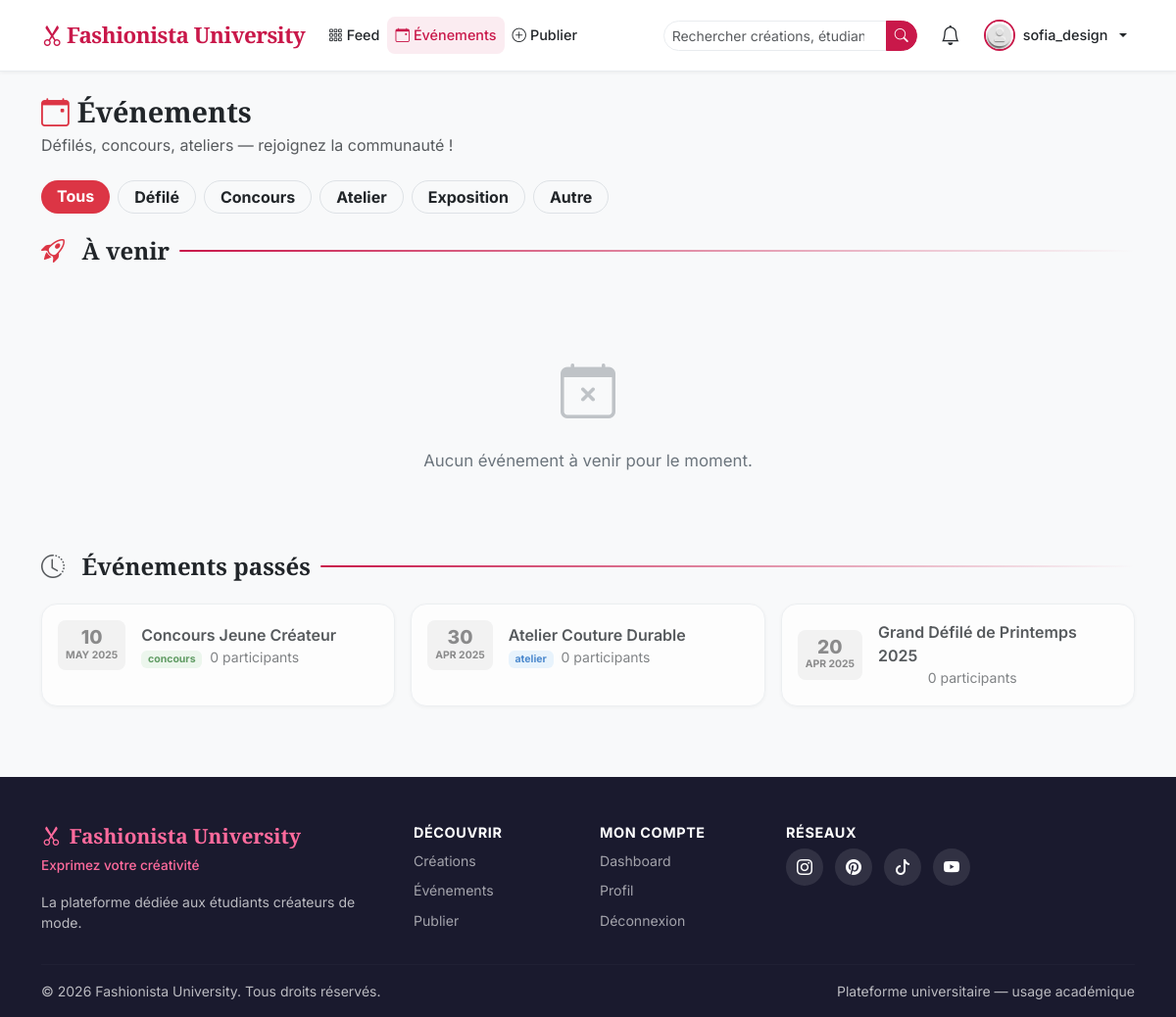
/events.php (signed in), run on the app's committed database.
### tables this page shows
CREATE TABLE `users` (
  `id`           INT(11)      NOT NULL AUTO_INCREMENT,
  `username`     VARCHAR(50)  NOT NULL UNIQUE,
  `full_name`    VARCHAR(100) NOT NULL,
  `email`        VARCHAR(150) NOT NULL UNIQUE,
  `password`     VARCHAR(255) NOT NULL,
  `bio`          TEXT,
  `avatar`       VARCHAR(255) DEFAULT 'default_avatar.png',
  `role`         ENUM('student','admin') DEFAULT 'student',
  `created_at`   DATETIME     DEFAULT CURRENT_TIMESTAMP,
  `updated_at`   DATETIME     DEFAULT CURRENT_TIMESTAMP ON UPDATE CURRENT_TIMESTAMP,
  PRIMARY KEY (`id`),
  KEY `idx_email` (`email`),
  KEY `idx_username` (`username`)
);

CREATE TABLE `events` (
  `id`           INT(11)      NOT NULL AUTO_INCREMENT,
  `title`        VARCHAR(200) NOT NULL,
  `description`  TEXT,
  `image`        VARCHAR(255) DEFAULT 'default_event.png',
  `location`     VARCHAR(255),
  `event_date`   DATETIME     NOT NULL,
  `type`         ENUM('défilé','concours','atelier','exposition','autre') DEFAULT 'autre',
  `max_participants` INT(11)  DEFAULT NULL,
  `created_by`   INT(11)      NOT NULL,
  `created_at`   DATETIME     DEFAULT CURRENT_TIMESTAMP,
  PRIMARY KEY (`id`),
  KEY `fk_event_creator` (`created_by`),
  CONSTRAINT `fk_event_creator` FOREIGN KEY (`created_by`) REFERENCES `users` (`id`) ON DELETE CASCADE
);

### includes/auth.php (called while the page is built, shortened)
<?php
function isLoggedIn(): bool {
    return isset($_SESSION['user_id']) && !empty($_SESSION['user_id']);
}
function currentUserId(): ?int {
    return isset($_SESSION['user_id']) ? (int)$_SESSION['user_id'] : null;
}
function currentUser(): ?array {
    static $user = null;
    if ($user === null) {
        $db   = getDB();
        $stmt = $db->prepare('SELECT * FROM users WHERE id = ?');
        $stmt->execute([currentUserId()]);
        $user = $stmt->fetch() ?: null;
    }
    return $user;
}

### includes/functions.php (called while the page is built, shortened)
<?php
function h(string $str): string {
    return htmlspecialchars($str, ENT_QUOTES | ENT_HTML5, 'UTF-8');
}
function truncate(string $text, int $limit = 100): string {
    if (mb_strlen($text) <= $limit) return $text;
    return mb_substr($text, 0, $limit) . '…';
}
function avatarUrl(array $user): string {
    return SITE_URL . '/assets/images/default_avatar.jpg';
}

### config/database.php (called while the page is built, shortened)
<?php
function getDB(): PDO {
    static $pdo = null;
    if ($pdo === null) {
        $dsn = 'mysql:host=' . DB_HOST . ';dbname=' . DB_NAME . ';charset=' . DB_CHARSET;
        $options = [
            PDO::ATTR_ERRMODE            => PDO::ERRMODE_EXCEPTION,
            PDO::ATTR_DEFAULT_FETCH_MODE => PDO::FETCH_ASSOC,
            PDO::ATTR_EMULATE_PREPARES   => false,
        ];
        try {
            $pdo = new PDO($dsn, DB_USER, DB_PASS, $options);
        } catch (PDOException $e) {
            die(json_encode(['error' => 'Connexion à la base de données impossible.']));
        }
    }
    return $pdo;
}

### models/Event.php (called while the page is built, shortened)
<?php
class Event {
    private PDO $db;
    public function __construct() {
        $this->db = getDB();
    }
    public function getAll(): array {
        $stmt = $this->db->prepare(
            'SELECT e.*,
                    u.username AS creator_name,
                    (SELECT COUNT(*) FROM event_participants WHERE event_id = e.id) AS participant_count
             FROM events e
             JOIN users u ON e.created_by = u.id
             ORDER BY e.event_date DESC'
        );
        $stmt->execute();
        return $stmt->fetchAll();
    }
}

### events.php (the view, shortened to what this page needs)
<?php
require_once __DIR__ . '/includes/auth.php';
require_once __DIR__ . '/includes/functions.php';
require_once __DIR__ . '/models/Event.php';
$activePage = 'events';
$eventModel = new Event();
$allEvents  = $eventModel->getAll();
$upcoming = array_filter($allEvents, fn($e) => strtotime($e['event_date']) >= time());
$past     = array_filter($allEvents, fn($e) => strtotime($e['event_date']) <  time());
$typeFilter = $_GET['type'] ?? '';
$types      = ['défilé','concours','atelier','exposition','autre'];
require_once __DIR__ . '/includes/header.php';
?>
<div class="d-flex align-items-center justify-content-between flex-wrap gap-2 mb-4">
  <div>
    <h1 class="mb-1" style="font-size:1.8rem">
      <i class="bi bi-calendar-event text-danger me-2"></i>Événements
    </h1>
    <p class="text-muted mb-0">Défilés, concours, ateliers — rejoignez la communauté !</p>
  </div>
</div>
<div class="d-flex gap-2 flex-wrap mb-4">
  <a href="<?= SITE_URL ?>/events.php"
     class="badge rounded-pill <?= $typeFilter === '' ? 'bg-danger' : 'bg-light text-dark border' ?> text-decoration-none px-3 py-2 fs-6">
    Tous
  </a>
  <?php foreach ($types as $t): ?>
    <a href="?type=<?= urlencode($t) ?>"
       class="badge rounded-pill <?= $typeFilter === $t ? 'bg-danger' : 'bg-light text-dark border' ?> text-decoration-none px-3 py-2 fs-6">
      <?= ucfirst($t) ?>
    </a>
  <?php endforeach; ?>
</div>
<h2 class="section-title">
  <i class="bi bi-rocket-takeoff text-danger me-2"></i>À venir
</h2>
<?php
$filteredUpcoming = $typeFilter
    ? array_filter($upcoming, fn($e) => $e['type'] === $typeFilter)
    : $upcoming;
?>
<?php if (empty($filteredUpcoming)): ?>
  <div class="empty-state">
    <i class="bi bi-calendar-x d-block"></i>
    <p>Aucun événement à venir pour le moment.</p>
  </div>
<?php endif; ?>
<?php
$filteredPast = $typeFilter
    ? array_filter($past, fn($e) => $e['type'] === $typeFilter)
    : $past;
if (!empty($filteredPast)):
?>
<h2 class="section-title">
  <i class="bi bi-clock-history text-muted me-2"></i>Événements passés
</h2>
<div class="row row-cols-1 row-cols-md-2 row-cols-lg-3 g-3">
  <?php foreach ($filteredPast as $event): ?>
    <div class="col">
      <div class="event-card opacity-75 h-100">
        <div class="p-3 d-flex gap-3 align-items-center">
          <div class="text-center rounded-3 p-2 flex-shrink-0"
               style="background:#f0f0f0; min-width:50px;">
            <div style="font-size:1.2rem; font-weight:800; color:#666; line-height:1">
              <?= date('d', strtotime($event['event_date'])) ?>
            </div>
            <div style="font-size:.65rem; color:#666; text-transform:uppercase; font-weight:700">
              <?= date('M Y', strtotime($event['event_date'])) ?>
            </div>
          </div>
          <div>
            <a href="<?= SITE_URL ?>/event_detail.php?id=<?= (int)$event['id'] ?>"
               class="fw-semibold text-decoration-none text-dark d-block">
              <?= h(truncate($event['title'], 45)) ?>
            </a>
            <div class="text-muted small">
              <span class="badge badge-event-<?= h($event['type']) ?> me-1"><?= h($event['type']) ?></span>
              <?= (int)$event['participant_count'] ?> participants
            </div>
          </div>
        </div>
      </div>
    </div>
  <?php endforeach; ?>
</div>
<?php endif; ?>
<?php require_once __DIR__ . '/includes/footer.php'; ?>

### includes/header.php (shortened to what this page needs)
<?php
$currentUser = currentUser();
$activePage  = $activePage ?? '';
?>
<!DOCTYPE html>
<html lang="fr">
<head>
  <link rel="stylesheet" href="https://cdn.jsdelivr.net/npm/bootstrap@5.3.3/dist/css/bootstrap.min.css">
  <link rel="stylesheet" href="https://cdn.jsdelivr.net/npm/bootstrap-icons@1.11.3/font/bootstrap-icons.css">
  <link rel="stylesheet" href="<?= SITE_URL ?>/assets/css/style.css?v=<?= filemtime(__DIR__ . '/../assets/css/style.css') ?>">
</head>
<body>
<nav class="navbar navbar-expand-lg navbar-fashion sticky-top">
  <div class="container">
    <a class="navbar-brand" href="<?= SITE_URL ?>/index.php">
      <i class="bi bi-scissors me-1"></i><?= SITE_NAME ?>
    </a>
    <div class="collapse navbar-collapse" id="mainNav">
      <ul class="navbar-nav me-auto mb-2 mb-lg-0">
        <li class="nav-item">
          <a class="nav-link <?= $activePage === 'feed' ? 'active' : '' ?>"
             href="<?= SITE_URL ?>/index.php">
            <i class="bi bi-grid-3x3-gap me-1"></i>Feed
          </a>
        </li>
        <li class="nav-item">
          <a class="nav-link <?= $activePage === 'events' ? 'active' : '' ?>"
             href="<?= SITE_URL ?>/events.php">
            <i class="bi bi-calendar-event me-1"></i>Événements
          </a>
        </li>
        <?php if (isLoggedIn()): ?>
        <li class="nav-item">
          <a class="nav-link <?= $activePage === 'create' ? 'active' : '' ?>"
             href="<?= SITE_URL ?>/create_post.php">
            <i class="bi bi-plus-circle me-1"></i>Publier
          </a>
        </li>
        <?php endif; ?>
      </ul>
      <form class="d-flex me-3 search-form" action="<?= SITE_URL ?>/search.php" method="GET" role="search">
        <div class="input-group input-group-sm">
          <input class="form-control search-input" type="search" name="q"
                 placeholder="Rechercher créations, étudiants…"
                 value="<?= h($_GET['q'] ?? '') ?>">
          <button class="btn btn-search" type="submit"><i class="bi bi-search"></i></button>
        </div>
      </form>
      <ul class="navbar-nav align-items-center">
        <?php if (isLoggedIn() && $currentUser): ?>
          <li class="nav-item me-2 d-none d-lg-block">
            <a class="nav-link position-relative" href="<?= SITE_URL ?>/notifications.php">
              <i class="bi bi-bell fs-5"></i>
            </a>
          </li>
          <li class="nav-item dropdown">
            <a class="nav-link dropdown-toggle d-flex align-items-center gap-2 user-menu"
               href="#" data-bs-toggle="dropdown">
              <img src="<?= avatarUrl($currentUser) ?>"
                   alt="Avatar" class="nav-avatar">
              <span class="d-none d-lg-inline"><?= h($currentUser['username']) ?></span>
            </a>
          </li>
        <?php endif; ?>
      </ul>
    </div>
  </div>
</nav>
<main class="main-content">
  <div class="container py-4">

### assets/css/style.css (style rules this page uses)
:root { --clr-primary: #c9184a; --clr-primary-dk: #a01037; --clr-secondary: #ff6b9d; --clr-accent: #ffd166; --clr-dark: #1a1a2e; --clr-dark-2: #16213e; --clr-surface: #ffffff; --clr-surface-2: #f8f9fa; --clr-border: #e9ecef; --clr-text: #212529; --clr-muted: #6c757d; --font-heading: 'Playfair Display', serif; --font-body: 'Inter', sans-serif; --radius-sm: 8px; --radius-md: 16px; --radius-lg: 24px; --radius-xl: 32px; --shadow-sm: 0 1px 4px rgba(0,0,0,.06); --shadow-md: 0 4px 20px rgba(0,0,0,.1); --shadow-lg: 0 8px 40px rgba(0,0,0,.15); --transition: .25s ease; }
*, *::before, *::after { box-sizing: border-box; }
body { font-family: var(--font-body); color: var(--clr-text); background: var(--clr-surface-2); min-height: 100vh; overflow-x: hidden; }
h1, h2, h3, h4, h5 { font-family: var(--font-heading); font-weight: 700; }
a { color: var(--clr-primary); text-decoration: none; }
img { max-width: 100%; object-fit: cover; }
.container, .container-fluid { width: 100%; }
.navbar-fashion { background: rgba(255,255,255,.95); backdrop-filter: blur(12px); border-bottom: 1px solid var(--clr-border); padding: .75rem 0; box-shadow: var(--shadow-sm); }
.navbar-brand { font-family: var(--font-heading); font-size: 1.4rem; font-weight: 700; color: var(--clr-primary) !important; letter-spacing: -.5px; }
.navbar-fashion .nav-link { color: var(--clr-text) !important; font-weight: 500; font-size: .9rem; padding: .5rem .85rem; border-radius: var(--radius-sm); transition: background var(--transition), color var(--transition); }
.navbar-fashion .nav-link:hover, .navbar-fashion .nav-link.active { background: rgba(201,24,74,.08); color: var(--clr-primary) !important; }
.search-input { border-radius: var(--radius-xl) 0 0 var(--radius-xl) !important; border-color: var(--clr-border); font-size: .85rem; width: 220px; }
.btn-search { border-radius: 0 var(--radius-xl) var(--radius-xl) 0 !important; background: var(--clr-primary); color: #fff; border: 1px solid var(--clr-primary); }
.nav-avatar { width: 32px; height: 32px; border-radius: 50%; object-fit: cover; border: 2px solid var(--clr-primary); }
.user-menu { gap: .5rem; }
.main-content { min-height: calc(100vh - 140px); }
.event-card { background: var(--clr-surface); border-radius: var(--radius-md); border: 1px solid var(--clr-border); box-shadow: var(--shadow-sm); overflow: hidden; transition: transform var(--transition), box-shadow var(--transition); }
.badge-event-concours { background:#e8f5e9; color:#2e7d32; }
.badge-event-atelier { background:#e3f2fd; color:#1565c0; }
.form-control { border-radius: var(--radius-sm); border: 1.5px solid var(--clr-border); padding: .6rem .9rem; font-size: .9rem; transition: border-color var(--transition), box-shadow var(--transition); }
.section-title { font-size: 1.5rem; font-weight: 700; margin-bottom: 1.5rem; color: var(--clr-text); display: flex; align-items: center; gap: .6rem; }
.section-title::after { content: ''; flex: 1; height: 2px; background: linear-gradient(to right, var(--clr-primary), transparent); border-radius: 2px; }
.empty-state { text-align: center; padding: 4rem 2rem; color: var(--clr-muted); }
.empty-state i { font-size: 3.5rem; margin-bottom: 1rem; opacity: .4; }
.empty-state p { font-size: 1.05rem; }

### data on the page
users: username "sofia_design"
events: event_date "10", event_date "MAY 2025", title "Concours Jeune Créateur", type "concours", participant_count "0"
events: event_date "30", event_date "APR 2025", title "Atelier Couture Durable", type "atelier", participant_count "0"
events: event_date "20", event_date "APR 2025", title "Grand Défilé de Printemps 2025", participant_count "0"

### other printed values
SITE_NAME "Fashionista University"
$t "Défilé"
$t "Concours"
$t "Atelier"
$t "Exposition"
$t "Autre"
SITE_TAGLINE "Exprimez votre créativité"
